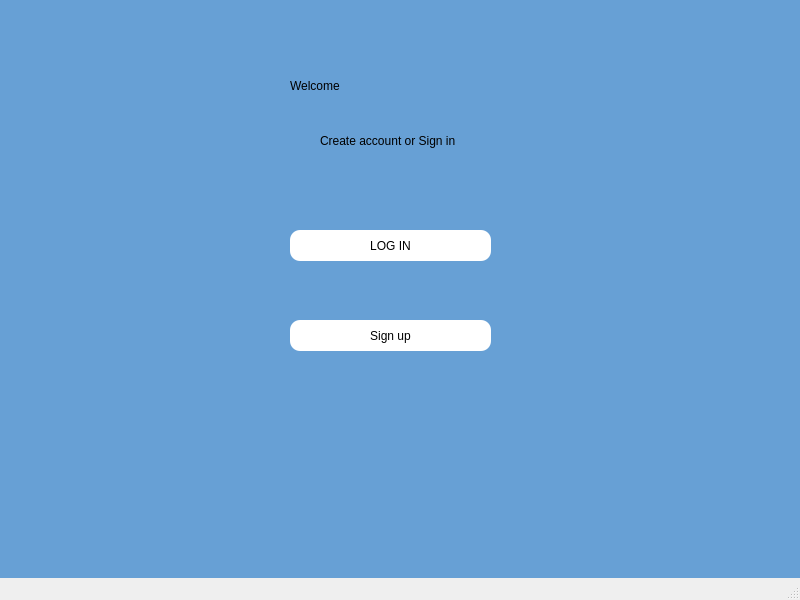
<?xml version="1.0" encoding="UTF-8"?>
<ui version="4.0">
 <class>MainWindow</class>
 <widget class="QMainWindow" name="MainWindow">
  <property name="geometry">
   <rect>
    <x>0</x>
    <y>0</y>
    <width>800</width>
    <height>600</height>
   </rect>
  </property>
  <property name="windowTitle">
   <string>MainWindow</string>
  </property>
  <widget class="QWidget" name="centralwidget">
   <widget class="QWidget" name="navigationBG" native="true">
    <property name="geometry">
     <rect>
      <x>-30</x>
      <y>-30</y>
      <width>921</width>
      <height>751</height>
     </rect>
    </property>
    <property name="styleSheet">
     <string notr="true">background-color: rgb(103, 160, 213);



</string>
    </property>
    <widget class="QLabel" name="label">
     <property name="geometry">
      <rect>
       <x>320</x>
       <y>80</y>
       <width>221</width>
       <height>71</height>
      </rect>
     </property>
     <property name="styleSheet">
      <string notr="true">font: 50pt &quot;Bebas Neue&quot;;

</string>
     </property>
     <property name="text">
      <string>Welcome</string>
     </property>
    </widget>
    <widget class="QLabel" name="label_2">
     <property name="geometry">
      <rect>
       <x>350</x>
       <y>150</y>
       <width>141</width>
       <height>41</height>
      </rect>
     </property>
     <property name="styleSheet">
      <string notr="true">font: 10pt &quot;Times New Roman&quot;;</string>
     </property>
     <property name="text">
      <string>Create account or Sign in</string>
     </property>
    </widget>
    <widget class="QPushButton" name="crewlog">
     <property name="geometry">
      <rect>
       <x>320</x>
       <y>260</y>
       <width>201</width>
       <height>31</height>
      </rect>
     </property>
     <property name="styleSheet">
      <string notr="true">QPushButton{
background-color: white;
text-size: 10px;
border-radius: 10px;
}

QPushButton:hover{
	color:rgb(73, 147, 221);
	background-color: rgb(13, 27, 38);
}</string>
     </property>
     <property name="text">
      <string>LOG IN</string>
     </property>
    </widget>
    <widget class="QPushButton" name="crewsign">
     <property name="geometry">
      <rect>
       <x>320</x>
       <y>350</y>
       <width>201</width>
       <height>31</height>
      </rect>
     </property>
     <property name="styleSheet">
      <string notr="true">QPushButton{
background-color: white;
text-size: 10px;
border-radius: 10px;
}

QPushButton:hover{
	color:rgb(73, 147, 221);
	background-color: rgb(13, 27, 38);
}</string>
     </property>
     <property name="text">
      <string>Sign up</string>
     </property>
    </widget>
   </widget>
  </widget>
  <widget class="QMenuBar" name="menubar">
   <property name="geometry">
    <rect>
     <x>0</x>
     <y>0</y>
     <width>800</width>
     <height>21</height>
    </rect>
   </property>
  </widget>
  <widget class="QStatusBar" name="statusbar"/>
 </widget>
 <resources/>
 <connections/>
</ui>
